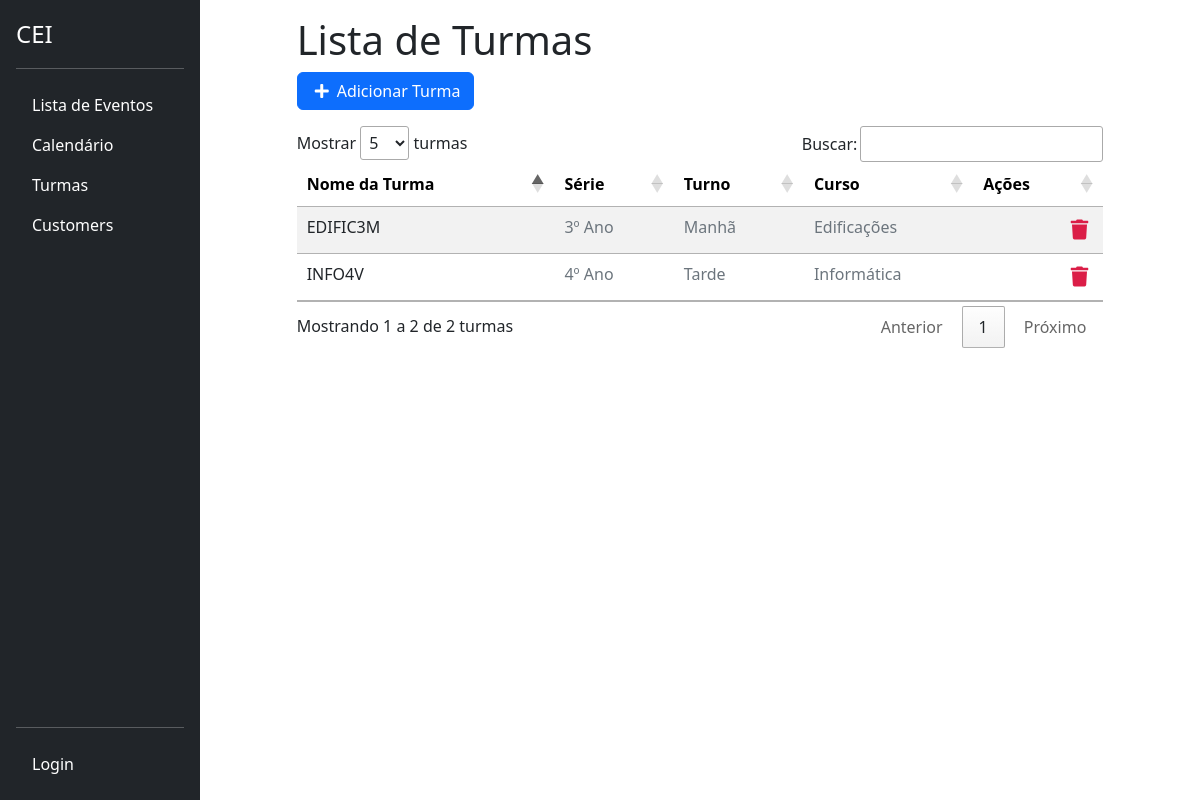
/turmas/, run on an earlier commit of the app's database.
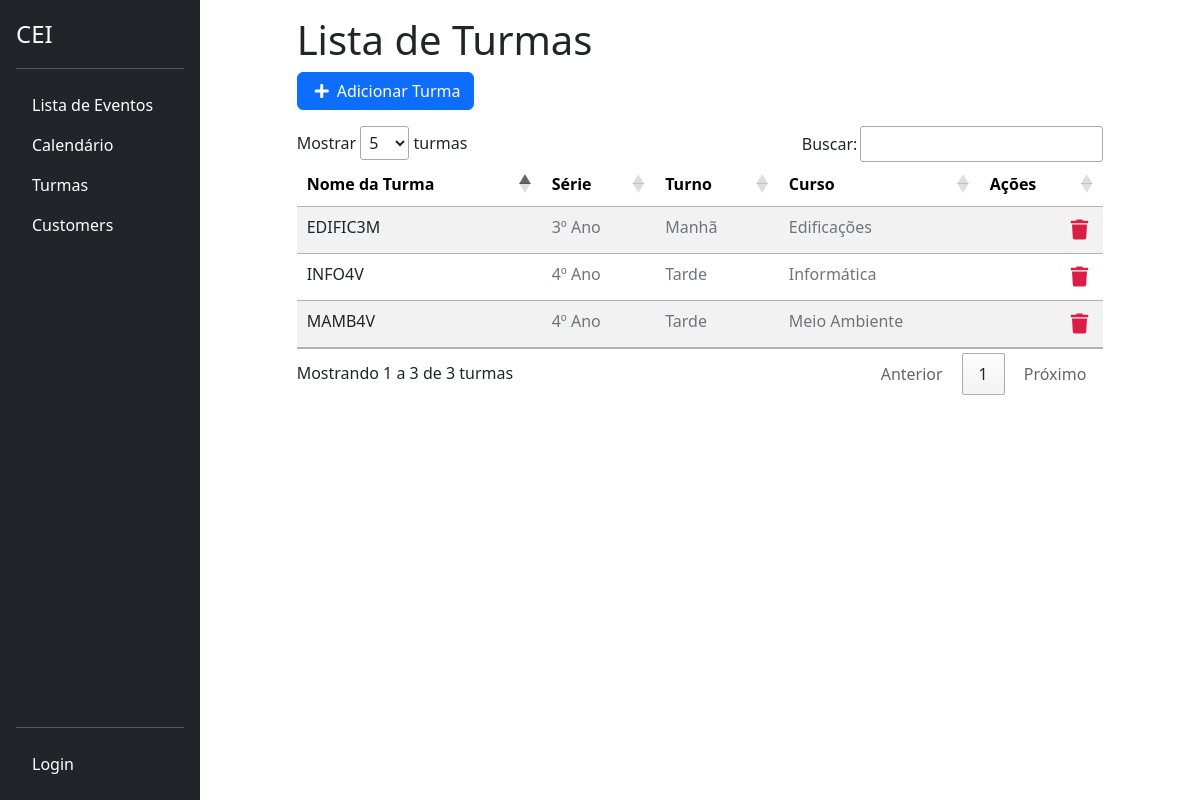
And on a later commit of the database.
### classes/models.py (models this page shows, shortened)
class Turma(models.Model):
    TURNO_CHOICES = [
        ('manha', 'Manhã'),
        ('tarde', 'Tarde'),
        ('noite', 'Noite'),
    ]
    CURSO_CHOICES = [
        ('edificacoes', 'Edificações'),
        ('informatica', 'Informática'),
        ('meio_ambiente', 'Meio Ambiente'),
        ('matematica', 'Matemática'),
    ]
    SERIE_CHOICES = [
        ('1', '1º Ano'),
        ('2', '2º Ano'),
        ('3', '3º Ano'),
        ('4', '4º Ano'),
    ]
    nome = models.CharField(max_length=100)
    serie = models.CharField(max_length=1, choices=SERIE_CHOICES)
    turno = models.CharField(max_length=5, choices=TURNO_CHOICES)
    curso = models.CharField(max_length=15, choices=CURSO_CHOICES)

### classes/views.py (the view)
# urls.py: path('turmas/', ListaTurmas.as_view(), name='lista-turmas'),
class ListaTurmas(GroupRequiredMixin, LoginRequiredMixin, ListView):
    group_required = u"Docente"
    login_url = reverse_lazy('login')
    model = Turma
    template_name = 'classes/lista_turmas.html'
    context_object_name = 'turmas'

### classes/templates/classes/lista_turmas.html (shortened to what this page needs)
{% extends 'base.html' %}
{% block content %}
<div class="offset-1 col-10 list-div">
    <h1>Lista de Turmas</h1>
    <div class="row mb-3">
        <div class="col-auto btn-primary">
            <a id="add-link" href="{% url 'cadastrar_turma' %}" class="btn btn-primary d-flex align-items-center">
                <i class="fas fa-plus me-2"></i> Adicionar Turma
            </a>
        </div>
    </div>
    <table id="turmaTable" class="table table-striped table-hover" style="margin-top: 30px;">
        <thead class="table">
            <tr>
                <th>Nome da Turma</th>
                <th>Série</th>
                <th>Turno</th>
                <th>Curso</th>
                <th>Ações</th>
            </tr>
        </thead>
        <tbody>
            {% for turma in turmas %}
            <tr class="turma-item">
                <td><a href="/turma/{{ turma.id }}" class="text-decoration-none text-dark">{{ turma.nome }}</a></td>
                <td style="color: #6c757d;">{{ turma.get_serie_display }}</td>
                <td style="color: #6c757d;">{{ turma.get_turno_display }}</td>
                <td style="color: #6c757d;">{{ turma.get_curso_display }}</td>
                <td>
                    <a href="{% url 'delete-turma' turma.id %}" class="text-danger me-2"><i class="fas fa-trash"></i></a>
                </td>
            </tr>
            {% endfor %}
        </tbody>
    </table>
</div>
{% endblock %}
{% block scripts %}
<link rel="stylesheet" href="https://cdn.datatables.net/1.11.5/css/jquery.dataTables.min.css">
{% endblock %}

What changed in the data, as far as the page shows it:
added Turma: nome "MAMB4V", serie "4º Ano", turno "Tarde", curso "Meio Ambiente"
Also different on the page:
text written by a page script: "Mostrar turmas Buscar: Mostrando 1 a 2 de 2 turmas Anterior 1 Próximo" → "Mostrar turmas Buscar: Mostrando 1 a 3 de 3 turmas Anterior 1 Próximo"
